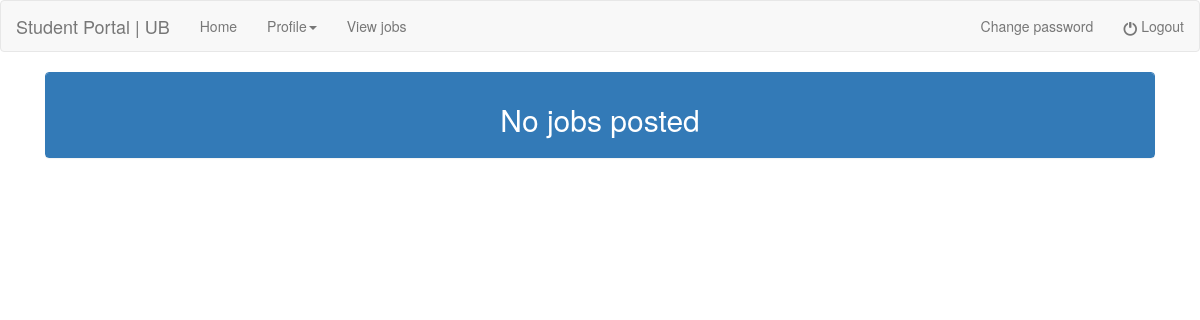
Before: /student_view_jobs.php (signed in) with the older database file.
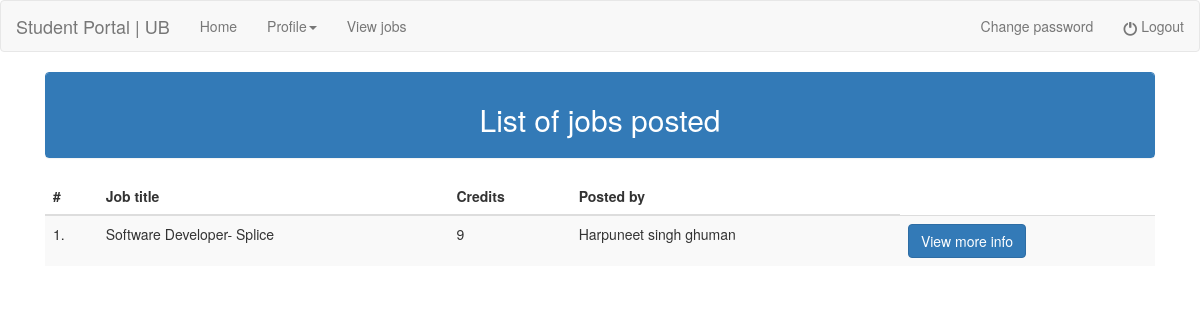
After: the same page with the newer database file.
### tables this page shows
CREATE TABLE `job_info` (
  `id` int(10) NOT NULL,
  `job_title` varchar(50) NOT NULL,
  `description` varchar(500) NOT NULL,
  `responsibilities` varchar(500) NOT NULL,
  `requirements` varchar(500) NOT NULL,
  `credits` varchar(50) NOT NULL,
  `teacher_id` int(10) NOT NULL,
  `created_on` datetime NOT NULL,
  `last_updated` datetime NOT NULL
);

CREATE TABLE `teacher_accounts` (
  `id` int(10) NOT NULL,
  `firstname` varchar(50) NOT NULL,
  `lastname` varchar(50) NOT NULL,
  `special_designation` varchar(50) NOT NULL,
  `job_title` varchar(50) NOT NULL,
  `department` varchar(50) NOT NULL,
  `email` varchar(50) NOT NULL,
  `phone` varchar(50) NOT NULL,
  `office_address` varchar(50) NOT NULL,
  `password` varchar(100) NOT NULL,
  `created_on` datetime NOT NULL,
  `last_updated` datetime NOT NULL
);

### student_view_jobs.php (the view)
<?php
include "student_header.php";
include "connection.php";
$query="select * from job_info";
$result=mysqli_query($conn,$query);
?>
<!doctype>
<html>
<head>
</head>
<body>
    <div class="container" >
        <div class="col-md-12">
            <div class="panel panel-primary">
                <div class="panel-heading">
                    <?php
                    if(mysqli_num_rows($result)== 0){
                    ?>
                        <center><h2>No jobs posted</h2></center>
                        </div></div></div></div>
                        </body></html>
                    <?php
                    }
                    else{
                    ?>
                    <center><h2>List of jobs posted</h2></center>
                </div>
            </div>
            <div class="table-responsive">
            <table class="table table-striped">
                <thead>
                    <tr>
                        <th>#</th>
                        <th>Job title</th>
                        <th>Credits</th>
                        <th>Posted by</th>
                    </tr>
                </thead>
                <tbody>
                    <?php
                        $count=1;
                        while($row=mysqli_fetch_array($result)){
                            $query2="select firstname,lastname from teacher_accounts where id='$row[6]'";
                            $result2=mysqli_query($conn,$query2);
                            $row2=mysqli_fetch_array($result2);
                            $teacher_name= $row2[0].' '.$row2[1];
                    ?>
                    <tr>
                        <td><?php echo $count."." ?></td>
                        <td><?php echo $row[1] ?></td>
                        <td><?php echo $row[5] ?></td>
                        <td><?php echo $teacher_name ?></td>
						<td>
							<button onclick="location.href='student_view_jobs_more.php?job_title=<?php echo $row[1] ?>&teacher_id=<?php echo $row[6] ?>'"class="btn btn-primary btn-md">View more info</button>
						</td>
                    </tr>
                    <?php
                    $count++;
                    }
                    ?>
                </tbody>
            </table>
            </div>
        </div>
    </div>
</body>
</html>
<?php
} ?>

Changed rows visible on the page:
added job_info: job_title "Software Developer- Splice", credits "9", teacher_accounts.firstname+lastname "Harpuneet singh ghuman"
Other visible differences:
text no longer shown: "No jobs posted"
text now shown: "List of jobs posted # Job title Credits Posted by"
